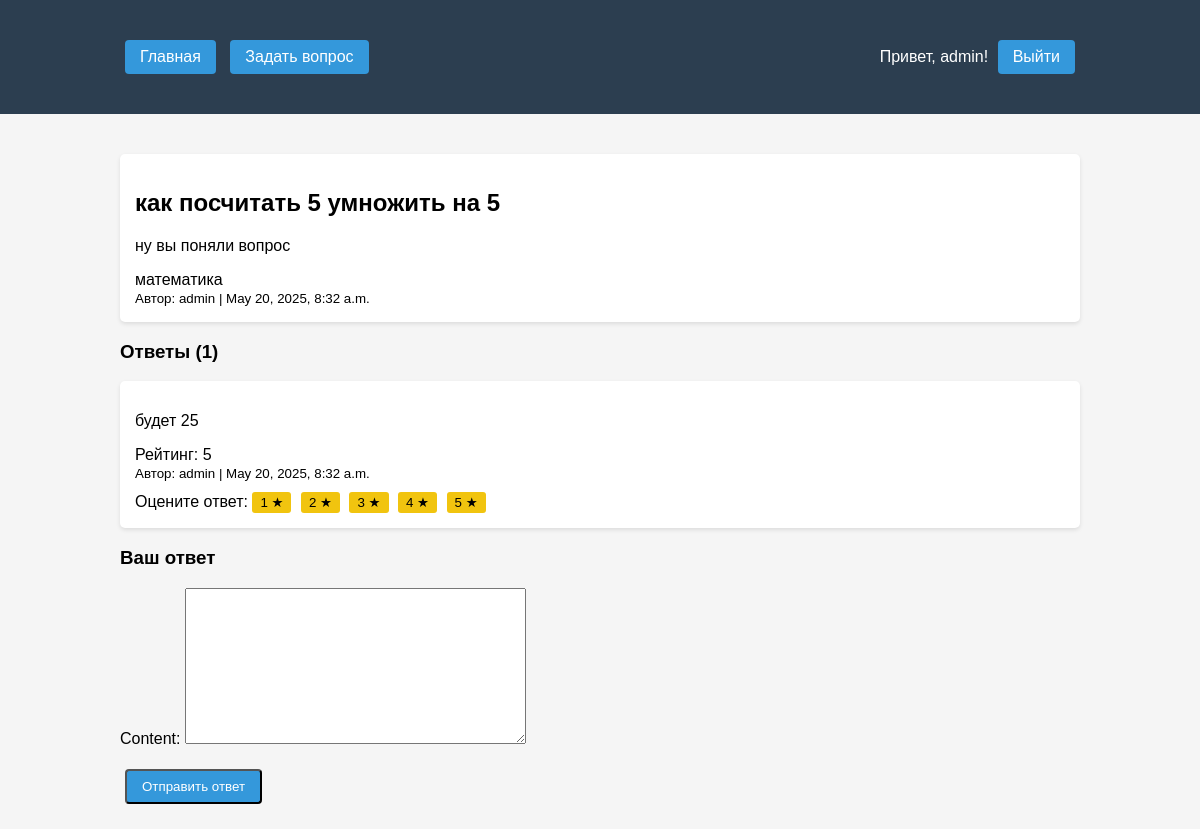
The app's page /question/1/ (signed in) with its own data.
### qa/models.py (models this page shows, shortened)
class Question(models.Model):
    title = models.CharField(max_length=200)
    content = models.TextField()
    author = models.ForeignKey(User, on_delete=models.CASCADE)
    created_at = models.DateTimeField(auto_now_add=True)
    updated_at = models.DateTimeField(auto_now=True)
    tags = models.ManyToManyField(Tag)

class Tag(models.Model):
    name = models.CharField(max_length=50, unique=True)

class Answer(models.Model):
    question = models.ForeignKey(Question, on_delete=models.CASCADE, related_name='answers')
    content = models.TextField()
    author = models.ForeignKey(User, on_delete=models.CASCADE)
    created_at = models.DateTimeField(auto_now_add=True)
    updated_at = models.DateTimeField(auto_now=True)
    rating = models.IntegerField(default=0)

### qa/views.py (the view)
# urls.py: path('question/<int:question_id>/', views.question_detail, name='question_detail'),
def question_detail(request, question_id):
    question = get_object_or_404(Question, pk=question_id)
    answers = question.answers.all().order_by('-rating', '-created_at')
    if request.method == 'POST' and request.user.is_authenticated:
        form = AnswerForm(request.POST)
        if form.is_valid():
            answer = form.save(commit=False)
            answer.question = question
            answer.author = request.user
            answer.save()
            return redirect('question_detail', question_id=question.id)
    else:
        form = AnswerForm()
    return render(request, 'qa/question_detail.html', {
        'question': question,
        'answers': answers,
        'form': form
    })

### qa/forms.py
class AnswerForm(forms.ModelForm):
    class Meta:
        model = Answer
        fields = ['content']

### qa/templates/qa/question_detail.html (shortened to what this page needs)
{% extends 'qa/base.html' %}
{% block content %}
    <div class="question">
        <h2>{{ question.title }}</h2>
        <p>{{ question.content }}</p>
        <div class="tags">
            {% for tag in question.tags.all %}
                <span class="tag">{{ tag.name }}</span>
            {% endfor %}
        </div>
        <small>Автор: {{ question.author.username }} | {{ question.created_at }}</small>
    </div>
    <h3>Ответы ({{ answers.count }})</h3>
    {% for answer in answers %}
        <div class="answer">
            <p>{{ answer.content }}</p>
            <div class="rating">Рейтинг: {{ answer.rating }}</div>
            <small>Автор: {{ answer.author.username }} | {{ answer.created_at }}</small>
            {% if user.is_authenticated %}
                <div class="rating-buttons">
                    Оцените ответ:
                    {% for i in "12345" %}
                        <form action="{% url 'rate_answer' answer.id forloop.counter %}" method="post" style="display: inline;">
                            <button type="submit" class="rating-btn">{{ forloop.counter }} ★</button>
                        </form>
                    {% endfor %}
                </div>
            {% endif %}
        </div>
    {% endfor %}
    {% if user.is_authenticated %}
        <h3>Ваш ответ</h3>
        <form method="post">
            {{ form.as_p }}
            <button type="submit" class="btn">Отправить ответ</button>
        </form>
    {% else %}
        <p><a href="{% url 'admin:login' %}">Войдите</a>, чтобы оставить ответ.</p>
    {% endif %}
{% endblock %}

### qa/templates/qa/base.html (shortened to what this page needs)
<!DOCTYPE html>
<html lang="ru">
<head>
</head>
<body>
    <header>
        <div class="container">
            <a href="{% url 'home' %}" class="btn">Главная</a>
            {% if user.is_authenticated %}
                <a href="{% url 'ask_question' %}" class="btn">Задать вопрос</a>
                <span style="float: right;">
                    Привет, {{ user.username }}!
                    <a href="{% url 'logout' %}" class="btn">Выйти</a>
                </span>
            {% else %}
                <span style="float: right;">
                    <a href="{% url 'login' %}" class="btn">Войти</a>
                    <a href="{% url 'register' %}" class="btn">Регистрация</a>
                </span>
            {% endif %}
        </div>
    </header>
    <div class="container">
        {% block content %}{% endblock %}
    </div>
</body>
</html>

### qa/templates/qa/base.html (style rules this page uses)
body { font-family: Arial, sans-serif; margin: 0; padding: 0; background-color: #f5f5f5; }
.container { width: 80%; margin: 0 auto; padding: 20px; }
header { background: #2c3e50; color: white; padding: 15px 0; margin-bottom: 20px; }
.btn { display: inline-block; padding: 8px 15px; background: #3498db; color: white; text-decoration: none; border-radius: 4px; margin: 5px; }
.question, .answer { background: white; padding: 15px; margin-bottom: 15px; border-radius: 5px; box-shadow: 0 2px 4px rgba(0,0,0,0.1); }
.rating-buttons { margin-top: 10px; }
.rating-btn { padding: 3px 8px; margin-right: 5px; background: #f1c40f; border: none; border-radius: 3px; cursor: pointer; }

### records on screen
Question: title "как посчитать 5 умножить на 5", content "ну вы поняли вопрос", author.username "admin", created_at "May 20, 2025, 8:32 a.m."
Tag: name "математика"
Answer: content "будет 25", rating "5", author.username "admin", created_at "May 20, 2025, 8:32 a.m."

### other values on screen
{{ user.username }} "admin"
{{ answers.count }} "1"
